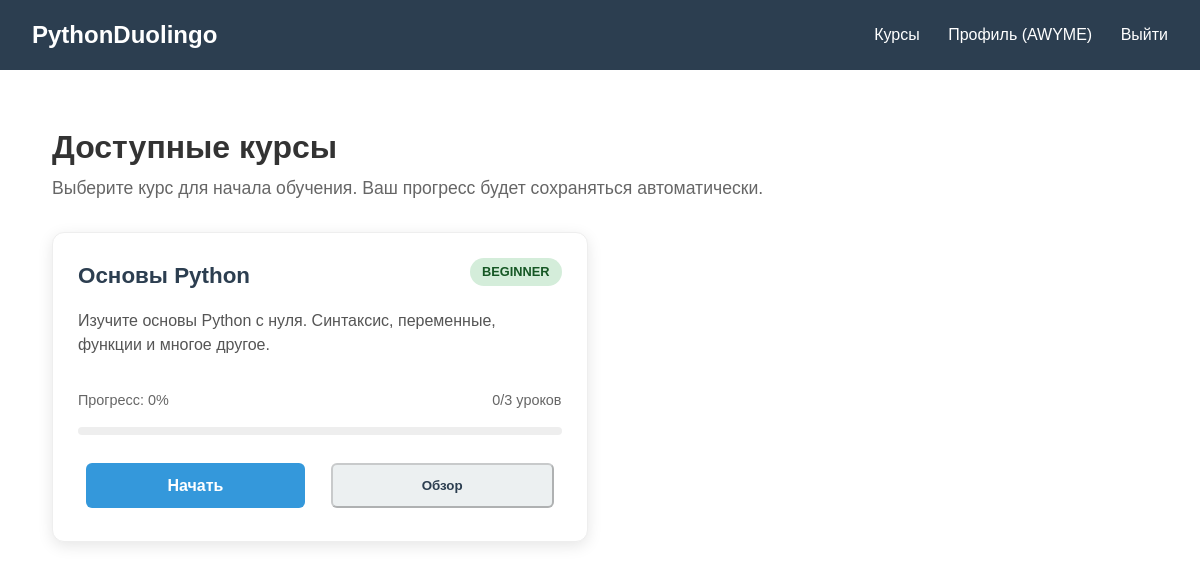
The page /courses (signed in) on the database as committed earlier.
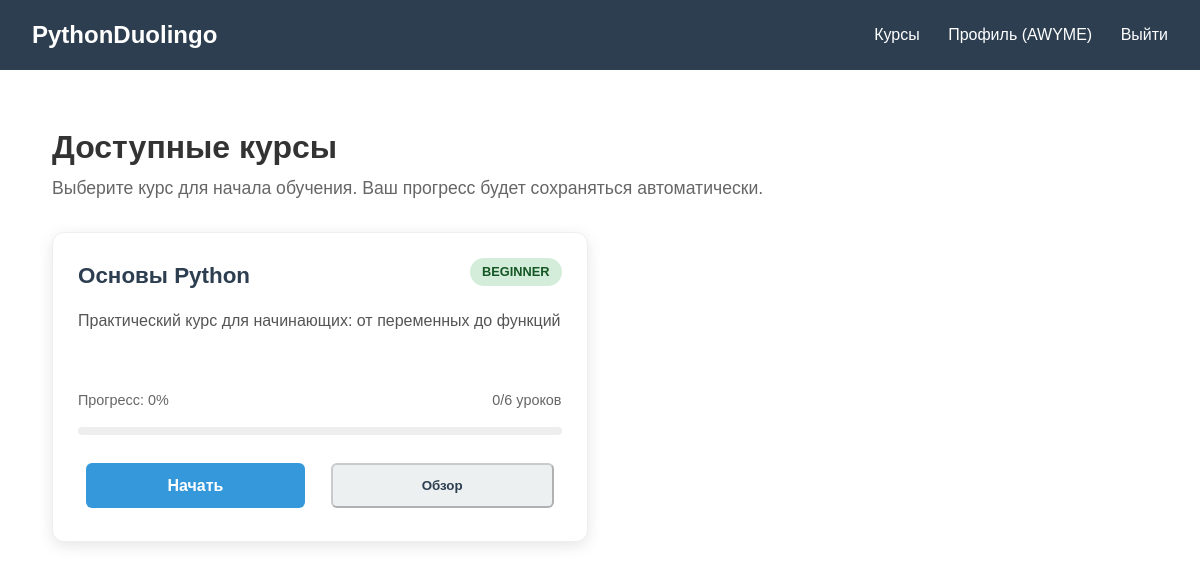
The same page on the database as committed later.
### tables this page shows
CREATE TABLE courses (
            id INTEGER PRIMARY KEY AUTOINCREMENT,
            title VARCHAR(100) NOT NULL,
            description TEXT,
            difficulty_level VARCHAR(20) DEFAULT 'beginner',
            order_index INTEGER DEFAULT 0,
            is_active BOOLEAN DEFAULT TRUE,
            created_at DATETIME DEFAULT CURRENT_TIMESTAMP
        );

### main.py (the view)
@app.route('/courses')
@login_required
def courses():
    print(f"[DEBUG] Запрос /courses от пользователя {session['id']}")
    courses_list = get_all_courses()
    print(f"[DEBUG] Получено курсов из БД: {len(courses_list)}")
    if not courses_list:
        print("[DEBUG] Нет курсов в БД! Показываем заглушку")
        return render_template('courses.html',
                             courses=[],
                             user_progress={})
    user_progress = {}
    for course in courses_list:
        print(f"[DEBUG] Получаем прогресс для курса {course['id']}: {course['title']}")
        progress = get_user_progress(session['id'], course['id'])
        user_progress[course['id']] = progress
    return render_template('courses.html',
                         courses=courses_list,
                         user_progress=user_progress)

### db/db.py (called while the page is built)
def get_db_connection():
    conn = sqlite3.connect(DATABASE_PATH, check_same_thread=False)
    conn.row_factory = sqlite3.Row
    return conn

def get_all_courses():
    conn = get_db_connection()
    try:
        courses = conn.execute('''
            SELECT * FROM courses
            WHERE is_active = TRUE
            ORDER BY order_index
        ''').fetchall()
        print(f"[DB] get_all_courses() вернула {len(courses)} курсов")
        return courses
    except Exception as e:
        print(f"[DB ERROR] Ошибка в get_all_courses(): {e}")
        return []
    finally:
        conn.close()

### main.py (called while the page is built)
def login_required(f):
    from functools import wraps
    @wraps(f)
    def decorated_function(*args, **kwargs):
        if 'id' not in session:
            flash('Для доступа к этой странице необходимо войти в систему.', 'error')
            return redirect(url_for('login'))
        return f(*args, **kwargs)
    return decorated_function

### templates/courses.html (shortened to what this page needs)
{% extends "base.html" %}
{% block content %}
<div class="courses-container">
    <h1>Доступные курсы</h1>
    {% if courses %}
    <p class="courses-description">Выберите курс для начала обучения. Ваш прогресс будет сохраняться автоматически.</p>
    <div class="courses-grid">
        {% for course in courses %}
        <div class="course-card">
            <div class="course-header">
                <h2>{{ course.title }}</h2>
                <span class="course-level level-{{ course.difficulty_level }}">
                    {{ course.difficulty_level }}
                </span>
            </div>
            <p class="course-description">{{ course.description }}</p>
            {% if user_progress[course.id] %}
                {% set progress = user_progress[course.id] %}
                {% if progress is iterable %}
                    {% set completed = progress|selectattr('completed')|list|length %}
                    {% set total = progress|length %}
                    {% set percent = (completed / total * 100)|round|int if total > 0 else 0 %}
                {% else %}
                    {% set completed = progress.completed_lessons|default(0) %}
                    {% set total = progress.total_lessons|default(1) %}
                    {% set percent = progress.progress_percent|default(0)|round|int %}
                {% endif %}
                <div class="course-progress">
                    <div class="progress-info">
                        <span>Прогресс: {{ percent }}%</span>
                        <span>{{ completed }}/{{ total }} уроков</span>
                    </div>
                    <div class="progress-bar">
                    </div>
                </div>
                <div class="course-actions">
                    {% if percent > 0 and percent < 100 %}
                        {% set next_lesson_id = 1 %}
                        <a href="{{ url_for('lesson', lesson_id=next_lesson_id) }}" class="btn btn-primary">
                            Продолжить
                        </a>
                    {% elif percent == 100 %}
                        <button class="btn btn-success" disabled>
                            ✅ Завершено
                        </button>
                    {% else %}
                        <a href="{{ url_for('lesson', lesson_id=1) }}" class="btn btn-primary">
                            Начать
                        </a>
                    {% endif %}
                    <button class="btn btn-secondary" disabled title="Скоро будет доступно">
                        Обзор
                    </button>
                </div>
            {% endif %}
        </div>
        {% endfor %}
    </div>
    {% endif %}
</div>
{% endblock %}

Rows that differ between the two databases and show on the page:
changed courses "Основы Python": description "Изучите основы Python с нуля. Синтаксис, переменные, функции и многое другое." → "Практический курс для начинающих: от переменных до функций"; total "3" → "6"
